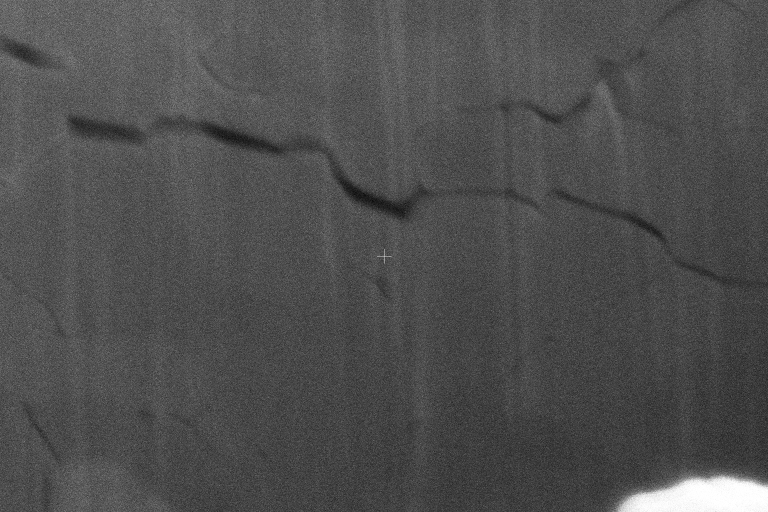
#> input picture preedited_images/_027.tif, 1536 x 1024 px, given in place of gealtete khatode mit AlF3  _029.tif, which was not available (shown at 1/2 size)
$ python Compare_predict.py
#> lines starting #> are read from the running program, lines starting #| are printed output that depends on the picture; pictures that were not available may be replaced by others from this repository, and a replacement may not be noted
from matplotlib import pyplot as plt
import numpy as np
import cv2 as cv

def rescale_image(image):
    min_image = np.min(image) #Mini- und maximaler Grauwert
    max_image = np.max(image)

    image = 255*(image-min_image).astype(np.float32)/(max_image-min_image) #Neuskalierung, sodass Minimaler Wert zu 0 wird und maximaler zu 255
    image = image.astype(np.uint8)

    return image

image = cv.imread(r'/home/fabiankock/PycharmProjects/BachelorarbeitNeuNeu/gealtete khatode mit AlF3  _029.tif', 0)
#> image is the input picture: shape (1024, 1536); min 0, max 255, mean 78.6
image = image[:-70]
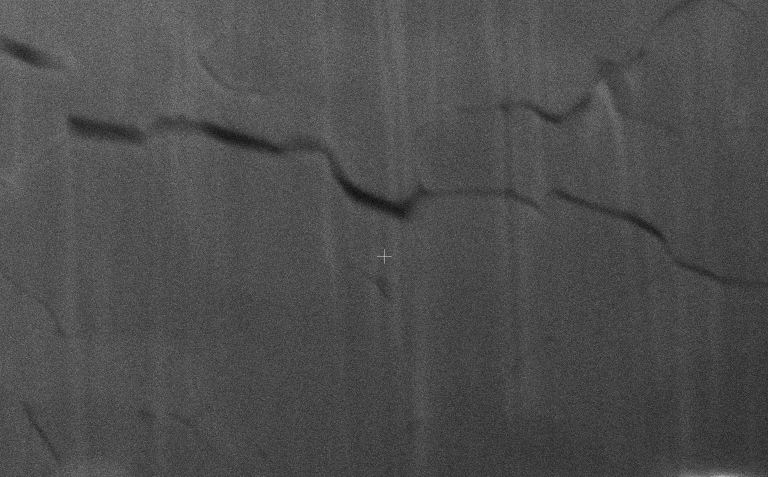
#> image: shape (954, 1536) (shown at 1/2 size); min 0, max 224, mean 77.2
image = rescale_image(image)
#> in rescale_image, `min_image = np.min(image)`: min_image = 0
#> in rescale_image, `max_image = np.max(image)`: max_image = 224
image = cv.resize(image, (768, 509), interpolation=cv.INTER_LINEAR)
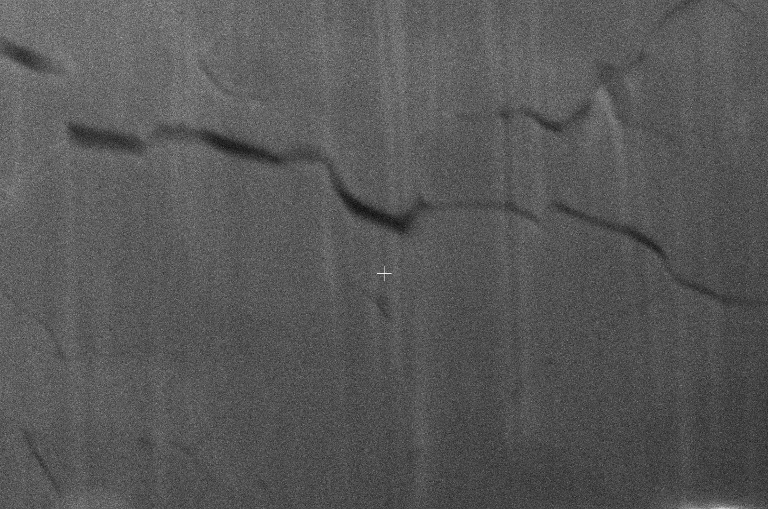
#> image: shape (509, 768); min 13, max 246, mean 87.3

cv.imwrite(r'/preedited_images/_029.tif', image)

$ run again, on preedited_images/_027_flipped.tif
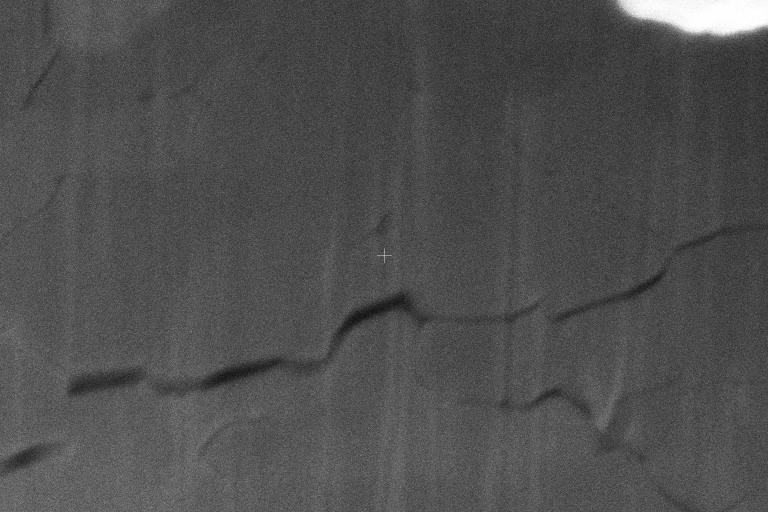
#> input picture preedited_images/_027_flipped.tif, 1536 x 1024 px, given in place of gealtete khatode mit AlF3  _029.tif, which was not available (shown at 1/2 size)
#> image is the input picture: shape (1024, 1536); min 0, max 255, mean 78.6
#> `image = image[:-70]`:
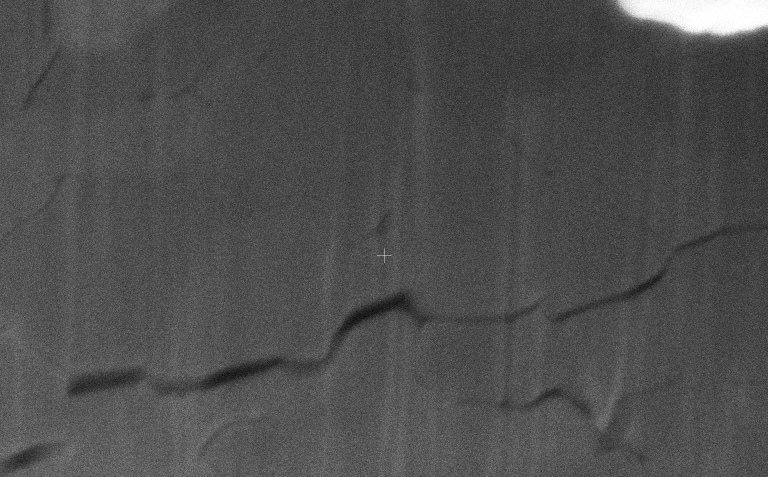
#> image: shape (954, 1536) (shown at 1/2 size); min 0, max 255, mean 77.8
#> min_image = 0
#> max_image = 255
#> `image = cv.resize(image, (768, 509), interpolation=cv.INTER_LINEAR)`:
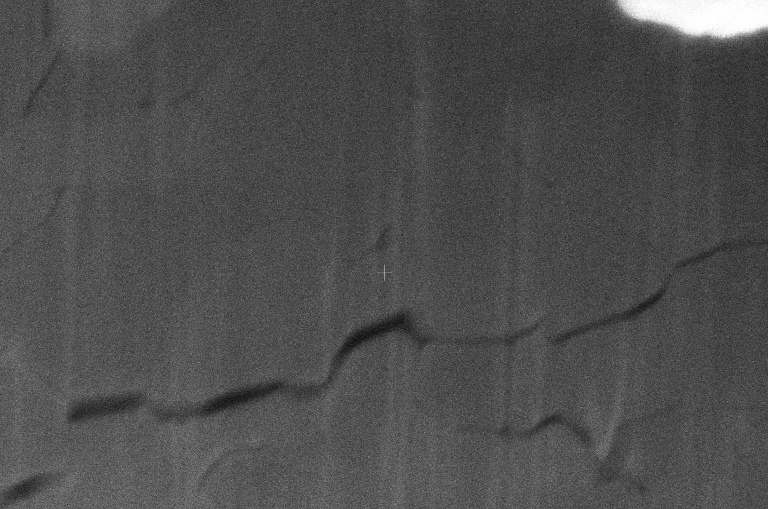
#> image: shape (509, 768); min 12, max 255, mean 77.7

$ run again, on preedited_images/bild.tif
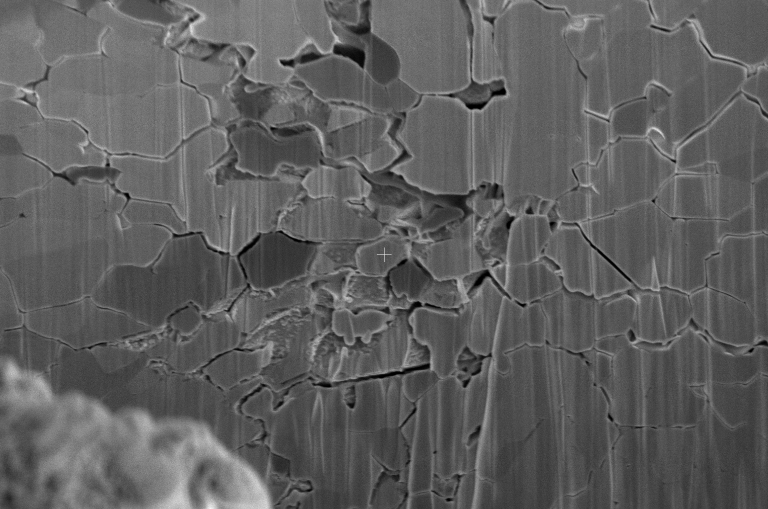
#> input picture preedited_images/bild.tif, 768 x 509 px, given in place of gealtete khatode mit AlF3  _029.tif, which was not available
#> image is the input picture: shape (509, 768); min 0, max 246, mean 95
#> `image = image[:-70]`:
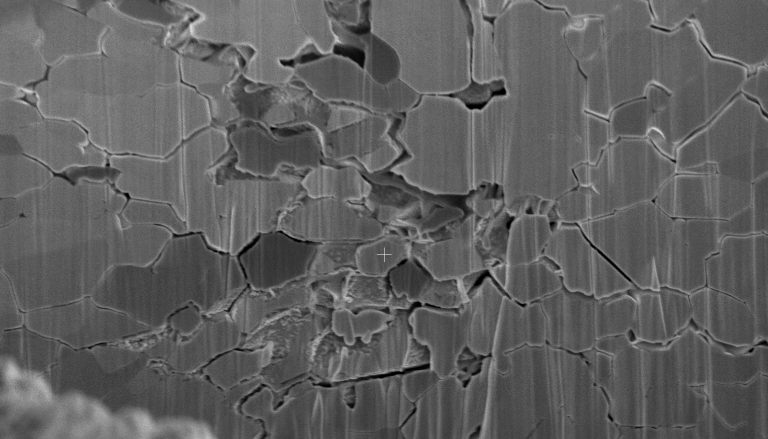
#> image: shape (439, 768); min 0, max 221, mean 95.7
#> min_image = 0
#> max_image = 221
#> `image = cv.resize(image, (768, 509), interpolation=cv.INTER_LINEAR)`:
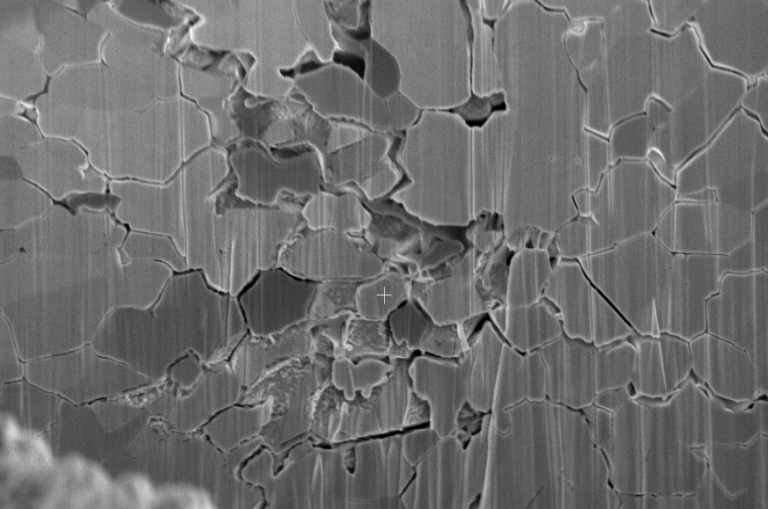
#> image: shape (509, 768); min 0, max 253, mean 109.9
